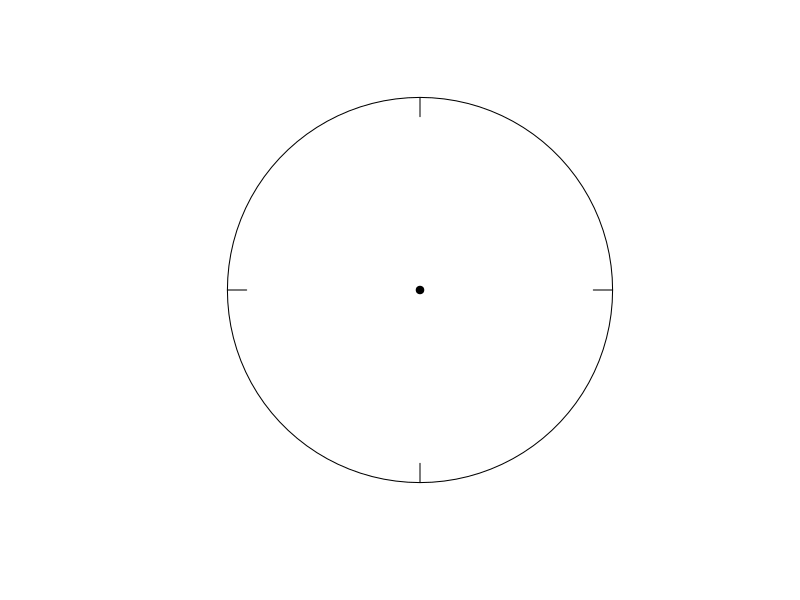

Recreate this plot in R. (Note: this script raises an error after producing the figure.)
library(plotrix)

minute_size <- 0.8
hour_size <- 0.5
maintick <- 0.1
subtick <- maintick * 0.5

# png(file = "clock%04d.png", width = 1000, height = 1000)
for (i in 0:4320) {
  degrees <- i
  minutes_rad_degrees <- (degrees - 180) * pi / 180
  hour_rad_degrees <- (degrees - 2160) * pi / 180

  xpos_minutes <- minute_size * -sin(minutes_rad_degrees)
  ypos_minutes <- minute_size * -cos(minutes_rad_degrees)

  xpos_hours <- hour_size * -sin(hour_rad_degrees / 12)
  ypos_hours <- hour_size * -cos(hour_rad_degrees / 12)

  plot(0, 0, pch = 19, bty = "n", axes = F, ann = F,
       asp = 1, xlim = c(-1, 1), ylim = c(-1, 1))
  draw.circle(0, 0, 1, nv = 100)

  lines(c(0, 0), c(1, 1 - maintick))
  lines(c(1, 1 - maintick), c(0, 0))
  lines(c(0, 0), c(-1, -1 + maintick))
  lines(c(-1, -1 + maintick), c(0, 0))

  for (j in 1:12) {
    tick_degrees <- 30 * j - 180
    tick_rad_degrees <- tick_degrees * pi / 180
    lines(c(1 * cos(tick_ang), 1 * cos(tick_ang) - subtick * cos(tick_ang)), c(1 * sin(tick_ang), 1 * sin(tick_ang) - subtick * sin(tick_ang)))
  }

  lines(c(0, xpos_minutes), c(0, ypos_minutes))
  lines(c(0, xpos_hours), c(0, ypos_hours))
}

# dev.off()
# system("D:\\ImageMagick-6.9.2-Q16\\convert -delay 16.667 *.png example_1.gif")